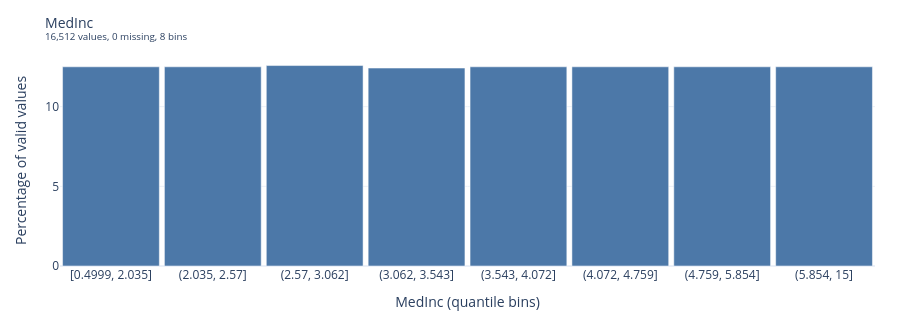
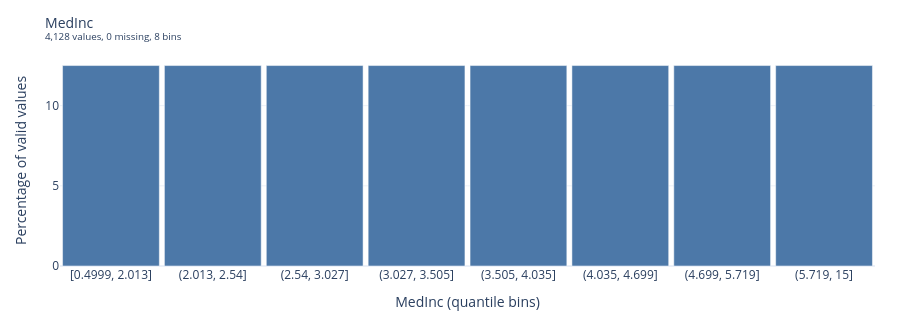

Here is the notebook cell these charts were saved with, in order:
### Code cell
# The same feature in both datasets: two summaries, two charts, two saved PNGs.
for label in train_vs_test.keys:
    summary = train_vs_test[label].distributions["MedInc"]
    show_charts(
        profiling.plots.histogram_figure(summary, show_percentage=True),
        profiling.histogram_figure(summary, show_percentage=True),
        f"B_histogram_MedInc_{label}",
    )

### Figure 1 — Plotly figure (JSON) as saved in the notebook; plotly's stock layout.template omitted (floating-point values rounded to 4 significant figures)
{"data": [{"hovertemplate": "%{x}<br>%{y:.3f}%<extra></extra>", "marker": {"color": "#4C78A8"}, "type": "bar", "x": ["[0.4999, 2.035]", "(2.035, 2.57]", "(2.57, 3.062]", "(3.062, 3.543]", "(3.543, 4.072]", "(4.072, 4.759]", "(4.759, 5.854]", "(5.854, 15]"], "y": [12.5, 12.5, 12.58, 12.42, 12.5, 12.5, 12.5, 12.5]}], "layout": {"bargap": 0.05, "height": 320, "hoverlabel": {"font": {"size": 12}}, "margin": {"b": 50, "l": 60, "r": 25, "t": 55}, "separators": ".,", "showlegend": false, "title": {"font": {"size": 14}, "text": "MedInc<br><sup>16,512 values, 0 missing, 8 bins</sup>"}, "xaxis": {"title": {"text": "MedInc (quantile bins)"}, "type": "category"}, "yaxis": {"rangemode": "tozero", "title": {"text": "Percentage of valid values"}}}}

### Figure 2 — Plotly figure (JSON) as saved in the notebook; plotly's stock layout.template omitted (floating-point values rounded to 4 significant figures)
{"data": [{"hovertemplate": "%{x}<br>%{y:.3f}%<extra></extra>", "marker": {"color": "#4C78A8"}, "type": "bar", "x": ["[0.4999, 2.013]", "(2.013, 2.54]", "(2.54, 3.027]", "(3.027, 3.505]", "(3.505, 4.035]", "(4.035, 4.699]", "(4.699, 5.719]", "(5.719, 15]"], "y": [12.5, 12.5, 12.5, 12.5, 12.5, 12.5, 12.5, 12.5]}], "layout": {"bargap": 0.05, "height": 320, "hoverlabel": {"font": {"size": 12}}, "margin": {"b": 50, "l": 60, "r": 25, "t": 55}, "separators": ".,", "showlegend": false, "title": {"font": {"size": 14}, "text": "MedInc<br><sup>4,128 values, 0 missing, 8 bins</sup>"}, "xaxis": {"title": {"text": "MedInc (quantile bins)"}, "type": "category"}, "yaxis": {"rangemode": "tozero", "title": {"text": "Percentage of valid values"}}}}
